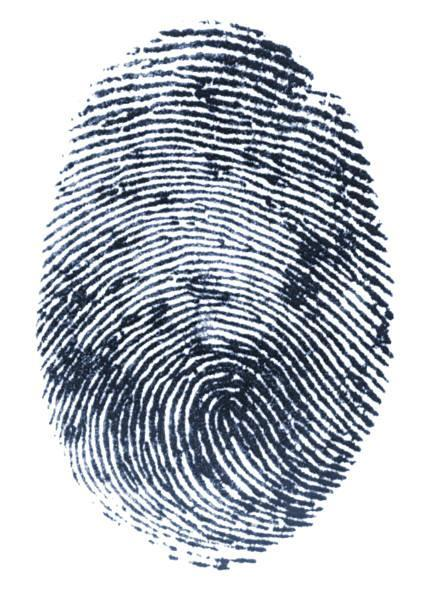
#> input picture 5.jpg, 430 x 600 px, found by its file name
$ jupyter execute --allow-errors Fingerprint_Lesson_Final.ipynb
#> lines starting #> are read from the running program, lines starting #| are printed output that depends on the picture
[cell 1]
#from google.colab import drive
#drive.mount('/content/drive')
import sys
sys.path.append("/content/drive/MyDrive/RET Program UB/Fingerprints/")
import enhance_fingerprint
import fingerprint_feature_extractor
import cv2
from google.colab.patches import cv2_imshow
orig=cv2.imread("/content/drive/MyDrive/RET Program UB/Fingerprints/5.jpg")
#> orig is the input picture: shape (600, 430, 3); mean B, G, R 197.8, 190.4, 185.1
cv2_imshow(orig)
img = cv2.imread("/content/drive/MyDrive/RET Program UB/Fingerprints/5.jpg", 0)				# read the input image --> You can enhance the fingerprint image using the "fingerprint_enhancer" library
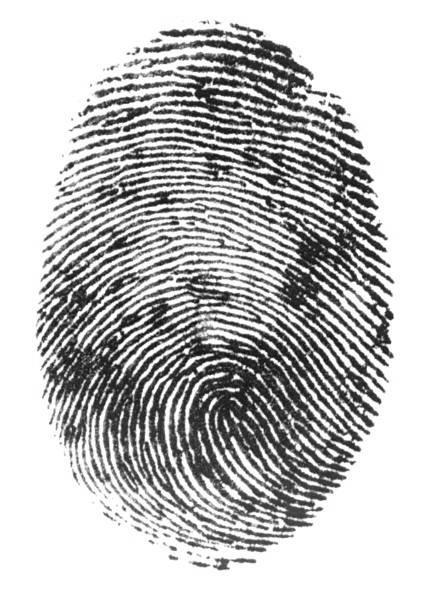
#> img: shape (600, 430); min 7, max 255, mean 189.8
#> (the rest of this cell did not finish here and is left out)
